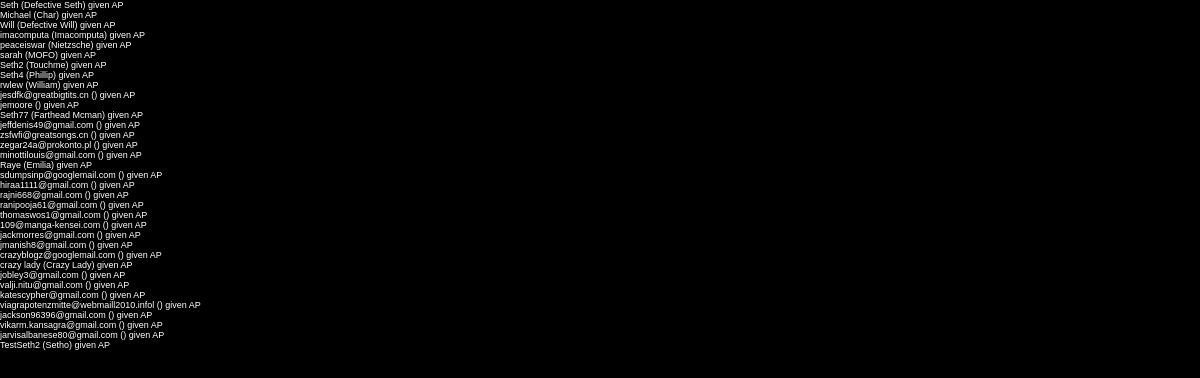
Screenshot of /rpg_auto_nightly.php with the database file from the repository.
### tables this page shows
CREATE TABLE IF NOT EXISTS `users` (
  `name` text NOT NULL,
  `pass` text NOT NULL,
  `real_name` text NOT NULL,
  `country` text NOT NULL,
  `gender` text NOT NULL,
  `email` text NOT NULL,
  `webpage` text NOT NULL,
  `avatar` text NOT NULL,
  `picture` text NOT NULL,
  `posts` int(11) NOT NULL DEFAULT '0',
  `karma` int(11) NOT NULL DEFAULT '0',
  `id` int(11) NOT NULL AUTO_INCREMENT,
  `show_flash` text NOT NULL,
  `icq` text NOT NULL,
  `yahoo` text NOT NULL,
  `msn` text NOT NULL,
  `aim` text NOT NULL,
  `irc_server` text NOT NULL,
  `irc_channel` text NOT NULL,
  `website_fav` text NOT NULL,
  `sentence` text NOT NULL,
  `first_login` datetime NOT NULL DEFAULT '0000-00-00 00:00:00',
  `reporter` text NOT NULL,
  `show_contact_info` text NOT NULL,
  `upload` text NOT NULL,
  `files_uploaded` int(11) NOT NULL DEFAULT '0',
  `files_downloaded` int(11) NOT NULL DEFAULT '0',
  `last_activity` datetime NOT NULL DEFAULT '0000-00-00 00:00:00',
  `last_login` datetime NOT NULL DEFAULT '0000-00-00 00:00:00',
  `birthday` datetime NOT NULL DEFAULT '0000-00-00 00:00:00',
  `access` int(11) NOT NULL DEFAULT '0',
  `forumposts` int(11) NOT NULL DEFAULT '0',
  `forumreplies` int(11) NOT NULL DEFAULT '0',
  `awards` text NOT NULL,
  `referrals` int(11) NOT NULL DEFAULT '0',
  `comments` int(11) NOT NULL DEFAULT '0',
  `linksadded` int(11) NOT NULL DEFAULT '0',
  `logins` int(11) NOT NULL DEFAULT '0',
  `rpg` text NOT NULL,
  `rpg_name` text NOT NULL,
  `rpg_hp` int(11) NOT NULL DEFAULT '0',
  `rpg_hpmax` int(11) NOT NULL DEFAULT '0',
  `rpg_pow` int(11) NOT NULL DEFAULT '0',
  `rpg_powmax` int(11) NOT NULL DEFAULT '0',
  `rpg_str` int(11) NOT NULL DEFAULT '0',
  `rpg_int` int(11) NOT NULL DEFAULT '0',
  `rpg_agl` int(11) NOT NULL DEFAULT '0',
  `rpg_def` int(11) NOT NULL DEFAULT '0',
  `rpg_level` int(11) NOT NULL DEFAULT '0',
  `rpg_trainpoints` int(11) NOT NULL DEFAULT '0',
  `rpg_abilities` text NOT NULL,
  `rpg_craft` text NOT NULL,
  `rpg_craft_skill` int(11) NOT NULL,
  `rpg_craft_skill_max` int(11) NOT NULL,
  `rpg_craft_recipes` text NOT NULL,
  `rpg_exp` int(11) NOT NULL DEFAULT '0',
  `rpg_totalexp` int(11) NOT NULL DEFAULT '0',
  `rpg_class` text NOT NULL,
  `rpg_bank` text NOT NULL,
  `rpg_bankcash` text NOT NULL,
  `rpg_x` text NOT NULL,
  `rpg_y` text NOT NULL,
  `rpg_z` text NOT NULL,
  `rpg_cash` decimal(19,2) NOT NULL,
  `rpg_encounter` text NOT NULL,
  `rpg_slot_head` int(11) NOT NULL DEFAULT '0',
  `rpg_slot_hands` int(11) NOT NULL DEFAULT '0',
  `rpg_slot_legs` int(11) NOT NULL DEFAULT '0',
  `rpg_slot_arms` int(11) NOT NULL DEFAULT '0',
  `rpg_slot_feet` int(11) NOT NULL DEFAULT '0',
  `rpg_slot_chest` int(11) NOT NULL DEFAULT '0',
  `rpg_slot_back` int(11) NOT NULL DEFAULT '0',
  `rpg_slot_mainhand` int(11) NOT NULL DEFAULT '0',
  `rpg_slot_sechand` int(11) NOT NULL DEFAULT '0',
  `rpg_lastaction` text NOT NULL,
  `rpg_ap` int(11) NOT NULL,
  `rpg_emails` text NOT NULL,
  `rpg_base` text NOT NULL,
  `rpg_base_tower1` text NOT NULL,
  `rpg_base_tower2` text NOT NULL,
  `rpg_base_tower3` text NOT NULL,
  `rpg_base_tower4` text NOT NULL,
  `rpg_henchleaders` int(11) NOT NULL,
  `rpg_henchmen` int(11) NOT NULL,
  `rpg_tutorial` text NOT NULL,
  `rpg_mapsize` text NOT NULL,
  `rpg_pvp_won` int(11) NOT NULL,
  `rpg_pvp_lost` int(11) NOT NULL,
  `rpg_pvp_lastplayer` int(11) NOT NULL,
  `rpg_clan` int(11) NOT NULL,
  `rpg_clanrank` int(11) NOT NULL,
  `rpg_quests_current` text NOT NULL,
  `rpg_quests_completed` text NOT NULL,
  UNIQUE KEY `id` (`id`)
);

### dm_config.php (called while the page is built, shortened)
<?php
function odb()
{
    $mysql = mysql_connect($GLOBALS['authdbaddress'], $GLOBALS['authdbuser'], $GLOBALS['authdbpass']);
    return $mysql;
}
function dm_query($query)
{
    $mysql=odb(); $result=mysql_query($query,$mysql) or die(mysql_error());
    return $result;
}

### rpg_auto_nightly.php (the view, shortened to what this page needs)
<?php
include("rpg_header.php");
$res=dm_query("select * from users");
$nusers=mysql_num_rows($res);
for($i=0;$i<$nusers;$i++) {
    $user=mysql_fetch_object($res);
    $user->rpg_ap+=50;
    echo "$user->name ($user->rpg_name) given AP<br>";
}
include("rpg_footer.php");

### rpg.css (style rules this page uses)
body { scrollbar-base-color: #f08000; scrollbar-arrow-color: #f0c000; scrollbar-darkshadow-color: #a07000; font-family: Verdana, Arial, Helvetica, sans-serif; font-size: xx-small; font-style: bold; color: #ffffff; }

### rows the page displays
users: name "Seth", rpg_name "Defective Seth"
users: name "Michael", rpg_name "Char"
users: name "Will", rpg_name "Defective Will"
users: name "imacomputa", rpg_name "Imacomputa"
users: name "peaceiswar", rpg_name "Nietzsche"
users: name "sarah", rpg_name "MOFO"
users: name "Seth2", rpg_name "Touchme"
users: name "Seth4", rpg_name "Phillip"
users: name "rwlew", rpg_name "William"
users: name "jesdfk@greatbigtits.cn"
users: name "jemoore"
users: name "Seth77", rpg_name "Farthead Mcman"
users: name "jeffdenis49@gmail.com"
users: name "zsfwfi@greatsongs.cn"
users: name "zegar24a@prokonto.pl"
users: name "minottilouis@gmail.com"
users: name "Raye", rpg_name "Emilia"
users: name "sdumpsinp@googlemail.com"
users: name "hiraa1111@gmail.com"
users: name "rajni668@gmail.com"
users: name "ranipooja61@gmail.com"
users: name "thomaswos1@gmail.com"
users: name "109@manga-kensei.com"
users: name "jackmorres@gmail.com"
users: name "jmanish8@gmail.com"
users: name "crazyblogz@googlemail.com"
users: name "crazy lady", rpg_name "Crazy Lady"
users: name "jobley3@gmail.com"
users: name "valji.nitu@gmail.com"
users: name "katescypher@gmail.com"
users: name "viagrapotenzmitte@webmaill2010.infol"
users: name "jackson96396@gmail.com"
users: name "vikarm.kansagra@gmail.com"
users: name "jarvisalbanese80@gmail.com"
users: name "TestSeth2", rpg_name "Setho"
